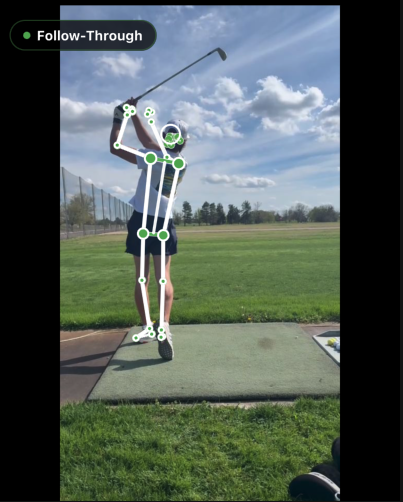
#> input picture assets/onboarding-screen-1.png, 403 x 502 px; its folder holds only this picture in this run
$ python -i video_frames.py   (imports and definitions only)
#> lines starting #> are read from the running program, lines starting #| are printed output that depends on the picture
#> further down, picture is the input picture: shape (502, 403, 3); mean B, G, R 85.1, 91.2, 80.2
"""OpenCV + ffmpeg helpers for /extract-frames (no MediaPipe)."""
from __future__ import annotations

import os
import subprocess
import tempfile
from typing import Dict, Optional, Tuple

import cv2
import numpy as np

_FFMPEG_PATH: Optional[str] = None


# [169 lines left out: functions get_ffmpeg_path, detect_audio_impact, transcode_to_h264, open_video, not called in this run]


def preprocess_frame(frame):
    lab = cv2.cvtColor(frame, cv2.COLOR_BGR2LAB)
#> lab: shape (502, 403, 3); mean of channels 0, 1, 2 93.7, 123.1, 130.3
    l, a, b = cv2.split(lab)
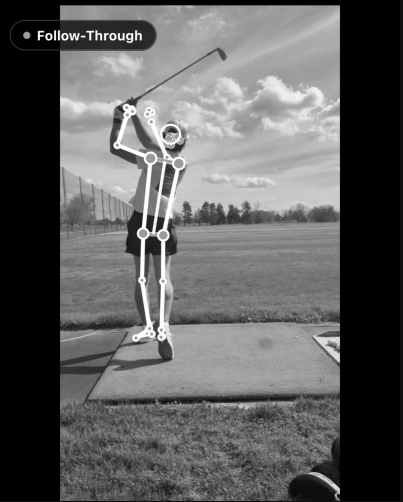
#> l: shape (502, 403); min 0, max 255, mean 93.7
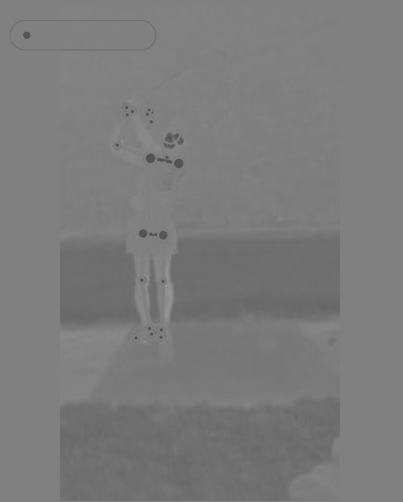
#> a: shape (502, 403); min 81, max 149, mean 123.1
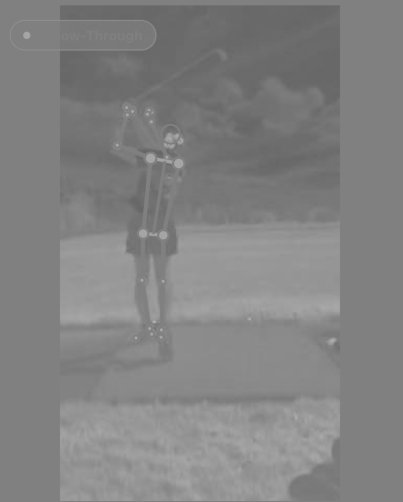
#> b: shape (502, 403); min 101, max 181, mean 130.3
    clahe = cv2.createCLAHE(clipLimit=2.0, tileGridSize=(8, 8))
    lab = cv2.merge([clahe.apply(l), a, b])
#> lab: shape (502, 403, 3); mean of channels 0, 1, 2 95.2, 123.1, 130.3
    return cv2.cvtColor(lab, cv2.COLOR_LAB2BGR)
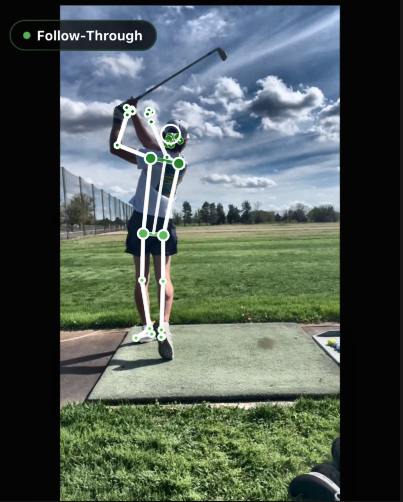
#> returned value: shape (502, 403, 3); mean B, G, R 86.7, 93.3, 82.2


# [6 lines left out: function resize_for_ai, not called in this run]

>>> import cv2
>>> picture = cv2.imread('../assets/onboarding-screen-1.png')
>>> result = preprocess_frame(picture)
